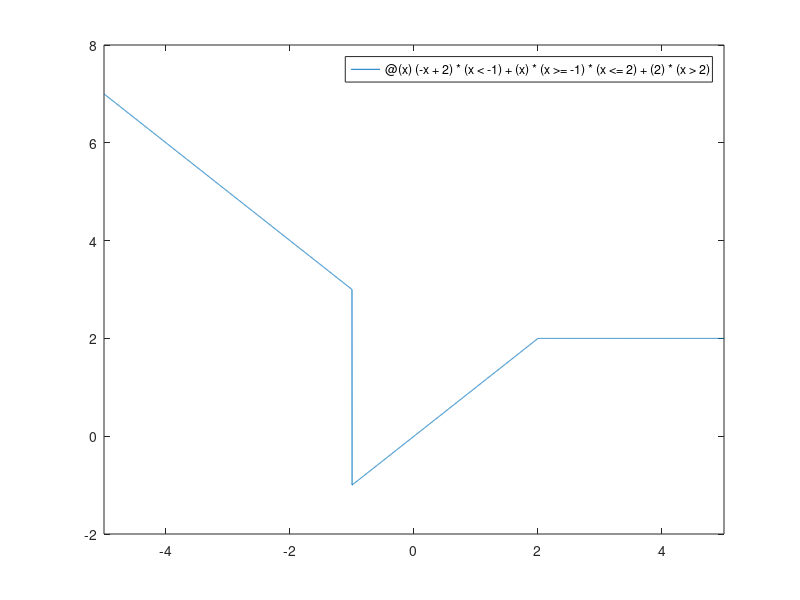

Source code (MATLAB):
% Octave Script
% Title         :Primera funcion de trozo
% Author        :Kevin Yoan Calderón García
% Description   :Script para graficar una funcion
% Date          :28/10/2021
% Version       :1
% Usage         :octave
%               :
%               :Requiere de octave

clear 
% Dominio de la funcion 
% Calcular f(-1), f(1), f(2)
f= @(x) (-x+2)*(x<-1)+(x)*(x>=-1)*(x<=2)+(2)*(x>2);
f(-1)
f(1)
f(2)
f(-1)
f(2)
fplot (@(x) (-x+2)*(x<-1)+(x)*(x>=-1)*(x<=2)+(2)*(x>2), [-5,5]) 
